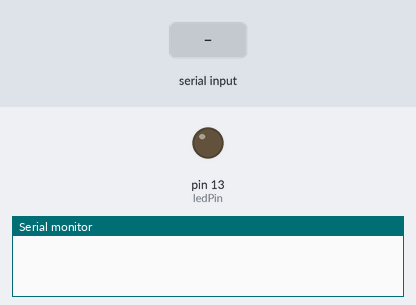
A sketch run on a simulated Arduino Uno, built with avr-gcc and run on an emulated ATmega328P. On the bench: output pins drawn as LEDs (lit = HIGH), the last lines printed to the serial monitor. Inputs (shaded band) come from the test bench.

Above: at 1.2 s.
1.3 s: "H" received over Serial
At 2.5 s:
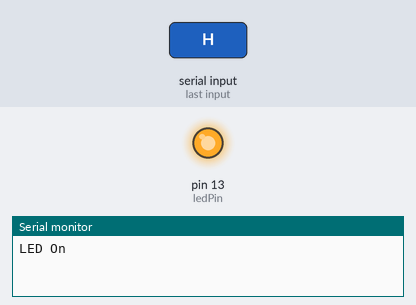
2.8 s: "L" received over Serial
At 3.8 s:
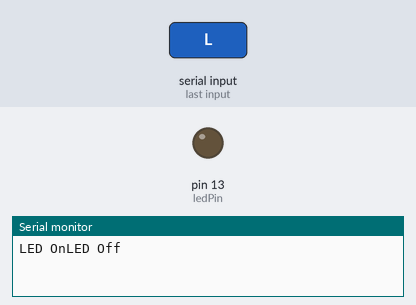
Timing chart, 0 to 5.8 s (numbered marks = the images above; inputs shaded):
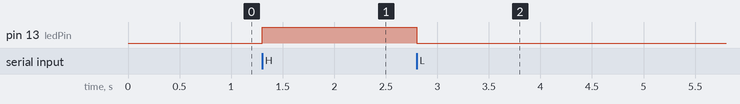

The sketch:

serial_blink.ino
```cpp
int ledPin = 13;
int py_byte;

void setup()
{
    pinMode(ledPin, OUTPUT);
    Serial.begin(115200);
}

void loop(){
  if(Serial.available() > 0) {
    py_byte = Serial.read();

    if(py_byte == 'H') {
      digitalWrite(ledPin, HIGH);
      Serial.write("LED On");
    }

    if(py_byte == 'L') {
      digitalWrite(ledPin, LOW);
      Serial.write("LED Off");
    }
  }
}
```

Measured:
- after the input at 1.3 s, pin 13 (ledPin): LOW → HIGH at once
- after the input at 2.8 s, pin 13 (ledPin): HIGH → LOW at once
